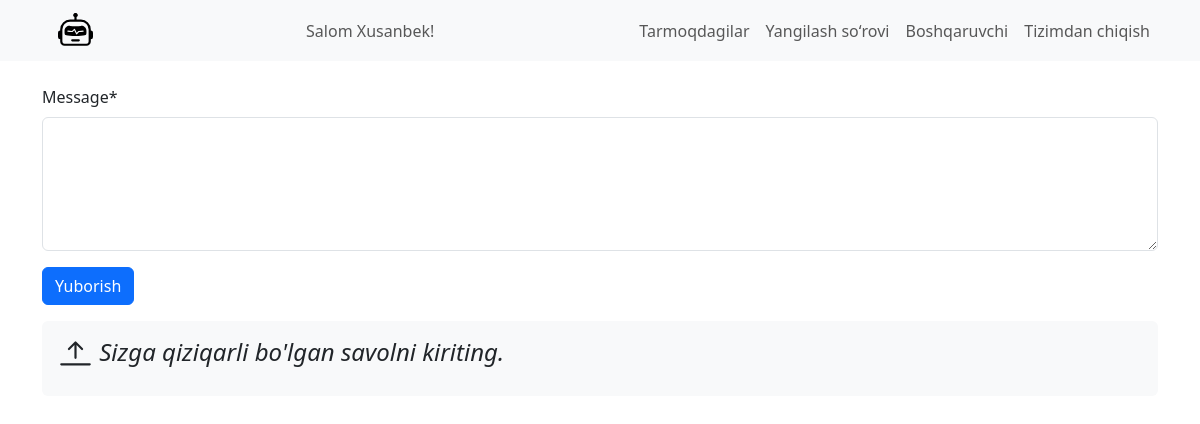
Page / (signed in) on the earlier database version.
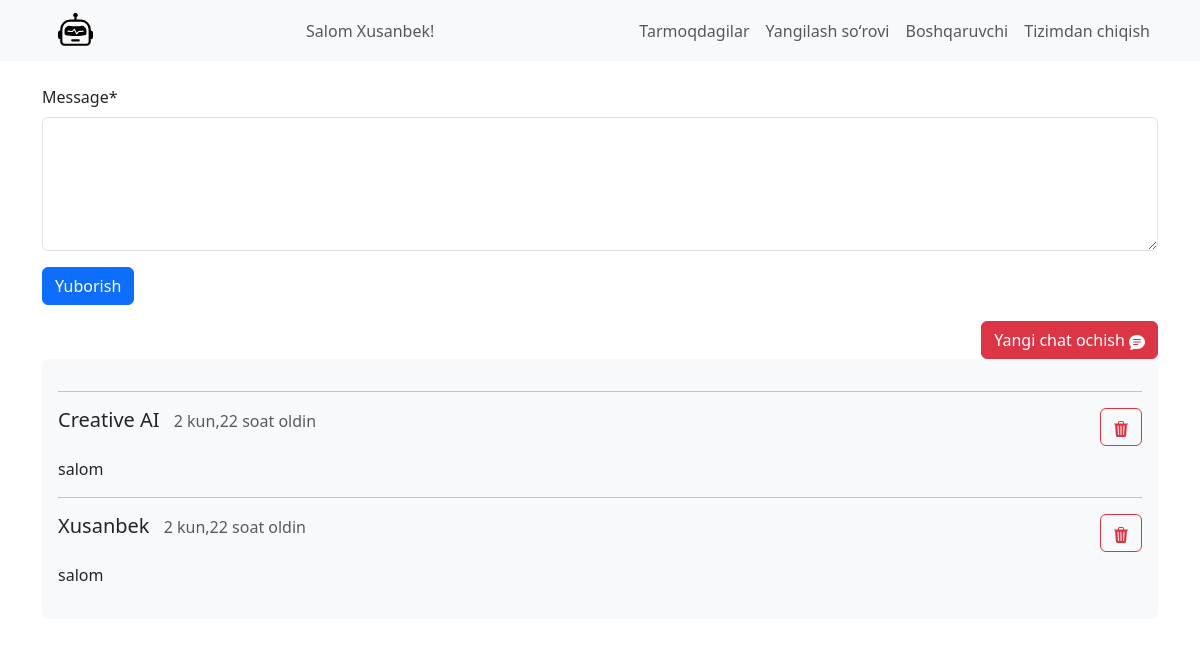
Same page on the later database version.
### bot/models.py (models this page shows)
class ChatHistory(models.Model):
    username = models.CharField(max_length=200)
    user = models.CharField(max_length=200)
    message = models.TextField()
    datetime = models.DateTimeField(default=timezone.now)

### bot/views.py (the view)
# urls.py: path('', views.chat_page, name="chat_page"),
@login_required(login_url='bot:login')
def chat_page(request):
    chat_history = ChatHistory.objects.filter(username=request.user.username).order_by('-datetime')
    for row in chat_history:
        md = markdown.Markdown(extensions=["fenced_code", "codehilite"])
        row.message = md.convert(row.message)
    form = send_message()
    data = {'chat_history': chat_history,
            'form': form}
    return render(request, 'bot/chat_page.html', data)

### bot/forms.py
class send_message(forms.Form):
    message = forms.CharField(widget=forms.Textarea(
        attrs={'autocomplete': 'off', 'class': 'form-control', 'rows': '5', 'style': 'resize: vertical;'}))
    def __init__(self, *args, **kwargs):
        super().__init__(*args, **kwargs)
        self.helper = FormHelper(self)
        self.helper.add_input(Submit('submit', 'Yuborish'))
        self.helper.form_method = "post"

### bot/templates/bot/chat_page.html (shortened to what this page needs)
{% extends 'layout.html' %}
{% load static %}
{% load humanize %}
{% block content %}
{% load crispy_forms_tags %}
<form method="POST" action="{% url 'bot:submit_form' %}">
{% crispy form %}
</form>
{% if chat_history %}
    <div class="d-flex justify-content-end">
        <a href="{% url 'bot:clear_chat_history' %}">
            <button type="button" class="btn btn-danger">
                    Yangi chat ochish
            </button>
        </a>
    </div>
    <div id="chat_hist" data-bs-spy="scroll" data-bs-root-margin="0px 0px -40%" data-bs-smooth-scroll="true" class="scrollspy-example bg-body-tertiary p-3 rounded-2" tabindex="0">
        {% for chat in chat_history %}
            <div>
                <hr>
                <h5 id="scrollspyHeading1" style="display: inline-block; margin-right: 10px;">
                    {{chat.user}}
                </h5>
                <span class="card-subtitle mb-2 text-body-secondary" style="display: inline-block;">
                    {{chat.datetime | naturaltime}}
                </span>
                <a href="{% url 'bot:delete_message_from_db' v_id=chat.id %}" style="float: right;">
                    <button type="button" class="btn btn-outline-danger">
                    </button>
                </a>
            </div>
            <p>
                {{chat.message|safe}}
            </p>
        {% endfor %}
    </div>
{% else %}
    <div data-bs-spy="scroll" data-bs-root-margin="0px 0px -40%" data-bs-smooth-scroll="true" class="scrollspy-example bg-body-tertiary p-3 rounded-2" tabindex="0">
        <h4>
            <i class="bi bi-arrow-bar-up">Sizga qiziqarli bo'lgan savolni kiriting.</i>
        </h4>
    </div>
{% endif %}
{% endblock %}

Differences in the rows shown:
added ChatHistory: user "Creative AI", datetime "2 kun,22 soat oldin", message "salom"
added ChatHistory: user "Xusanbek", datetime "2 kun,22 soat oldin", message "salom"
Other differences:
text no longer shown: "Sizga qiziqarli bo'lgan savolni kiriting."
text now shown: "Yangi chat ochish"
